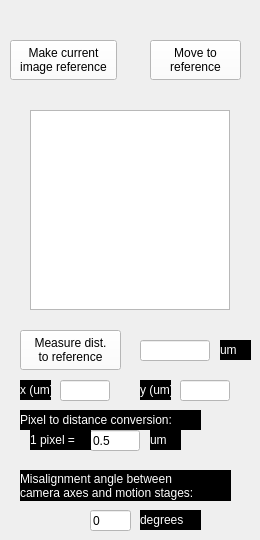
      <widget class="QWidget" name="automaticMotionTab">
       <attribute name="title">
        <string>Automatic motion</string>
       </attribute>
       <widget class="QPushButton" name="referenceButton">
        <property name="geometry">
         <rect>
          <x>10</x>
          <y>40</y>
          <width>107</width>
          <height>40</height>
         </rect>
        </property>
        <property name="sizePolicy">
         <sizepolicy hsizetype="Fixed" vsizetype="Fixed">
          <horstretch>0</horstretch>
          <verstretch>0</verstretch>
         </sizepolicy>
        </property>
        <property name="styleSheet">
         <string notr="true">color: rgb(0, 0, 0);
background-color: rgb(255, 255, 255);</string>
        </property>
        <property name="text">
         <string>Make current
image reference</string>
        </property>
       </widget>
       <widget class="PlotWidget" name="referenceImagePlot">
        <property name="enabled">
         <bool>true</bool>
        </property>
        <property name="geometry">
         <rect>
          <x>30</x>
          <y>110</y>
          <width>200</width>
          <height>200</height>
         </rect>
        </property>
        <property name="sizePolicy">
         <sizepolicy hsizetype="Expanding" vsizetype="Expanding">
          <horstretch>10</horstretch>
          <verstretch>0</verstretch>
         </sizepolicy>
        </property>
        <property name="minimumSize">
         <size>
          <width>200</width>
          <height>200</height>
         </size>
        </property>
       </widget>
       <widget class="QPushButton" name="moveToRefBtn">
        <property name="geometry">
         <rect>
          <x>150</x>
          <y>40</y>
          <width>91</width>
          <height>40</height>
         </rect>
        </property>
        <property name="sizePolicy">
         <sizepolicy hsizetype="Fixed" vsizetype="Fixed">
          <horstretch>0</horstretch>
          <verstretch>0</verstretch>
         </sizepolicy>
        </property>
        <property name="styleSheet">
         <string notr="true">color: rgb(0, 0, 0);
background-color: rgb(255, 255, 255);</string>
        </property>
        <property name="text">
         <string>Move to
reference</string>
        </property>
       </widget>
       <widget class="QPushButton" name="measDistToRefBtn">
        <property name="geometry">
         <rect>
          <x>20</x>
          <y>330</y>
          <width>101</width>
          <height>40</height>
         </rect>
        </property>
        <property name="sizePolicy">
         <sizepolicy hsizetype="Fixed" vsizetype="Fixed">
          <horstretch>0</horstretch>
          <verstretch>0</verstretch>
         </sizepolicy>
        </property>
        <property name="styleSheet">
         <string notr="true">color: rgb(0, 0, 0);
background-color: rgb(255, 255, 255);</string>
        </property>
        <property name="text">
         <string>Measure dist.
to reference</string>
        </property>
       </widget>
       <widget class="QLineEdit" name="distToRefLine">
        <property name="enabled">
         <bool>false</bool>
        </property>
        <property name="geometry">
         <rect>
          <x>140</x>
          <y>340</y>
          <width>70</width>
          <height>21</height>
         </rect>
        </property>
        <property name="sizePolicy">
         <sizepolicy hsizetype="Fixed" vsizetype="Fixed">
          <horstretch>0</horstretch>
          <verstretch>0</verstretch>
         </sizepolicy>
        </property>
        <property name="minimumSize">
         <size>
          <width>70</width>
          <height>0</height>
         </size>
        </property>
        <property name="maximumSize">
         <size>
          <width>70</width>
          <height>16777215</height>
         </size>
        </property>
        <property name="styleSheet">
         <string notr="true">color: rgb(0, 0, 0);
background-color: rgb(255, 255, 255);</string>
        </property>
        <property name="text">
         <string/>
        </property>
       </widget>
       <widget class="QLineEdit" name="pixelToDistLine">
        <property name="enabled">
         <bool>true</bool>
        </property>
        <property name="geometry">
         <rect>
          <x>90</x>
          <y>430</y>
          <width>50</width>
          <height>21</height>
         </rect>
        </property>
        <property name="sizePolicy">
         <sizepolicy hsizetype="Fixed" vsizetype="Fixed">
          <horstretch>0</horstretch>
          <verstretch>0</verstretch>
         </sizepolicy>
        </property>
        <property name="minimumSize">
         <size>
          <width>20</width>
          <height>0</height>
         </size>
        </property>
        <property name="maximumSize">
         <size>
          <width>50</width>
          <height>16777215</height>
         </size>
        </property>
        <property name="styleSheet">
         <string notr="true">color: rgb(0, 0, 0);
background-color: rgb(255, 255, 255);</string>
        </property>
        <property name="text">
         <string>0.5</string>
        </property>
       </widget>
       <widget class="QLabel" name="label_25">
        <property name="geometry">
         <rect>
          <x>20</x>
          <y>410</y>
          <width>181</width>
          <height>20</height>
         </rect>
        </property>
        <property name="sizePolicy">
         <sizepolicy hsizetype="Minimum" vsizetype="Fixed">
          <horstretch>0</horstretch>
          <verstretch>0</verstretch>
         </sizepolicy>
        </property>
        <property name="styleSheet">
         <string notr="true">color: rgb(255, 255, 255);
background-color: rgb(0, 0, 0);</string>
        </property>
        <property name="text">
         <string>Pixel to distance conversion:</string>
        </property>
       </widget>
       <widget class="QLabel" name="label_26">
        <property name="geometry">
         <rect>
          <x>30</x>
          <y>430</y>
          <width>61</width>
          <height>20</height>
         </rect>
        </property>
        <property name="sizePolicy">
         <sizepolicy hsizetype="Minimum" vsizetype="Fixed">
          <horstretch>0</horstretch>
          <verstretch>0</verstretch>
         </sizepolicy>
        </property>
        <property name="styleSheet">
         <string notr="true">color: rgb(255, 255, 255);
background-color: rgb(0, 0, 0);</string>
        </property>
        <property name="text">
         <string>1 pixel =</string>
        </property>
       </widget>
       <widget class="QLabel" name="label_27">
        <property name="geometry">
         <rect>
          <x>150</x>
          <y>430</y>
          <width>31</width>
          <height>20</height>
         </rect>
        </property>
        <property name="sizePolicy">
         <sizepolicy hsizetype="Minimum" vsizetype="Fixed">
          <horstretch>0</horstretch>
          <verstretch>0</verstretch>
         </sizepolicy>
        </property>
        <property name="styleSheet">
         <string notr="true">color: rgb(255, 255, 255);
background-color: rgb(0, 0, 0);</string>
        </property>
        <property name="text">
         <string>um</string>
        </property>
       </widget>
       <widget class="QLabel" name="label_28">
        <property name="geometry">
         <rect>
          <x>20</x>
          <y>470</y>
          <width>211</width>
          <height>31</height>
         </rect>
        </property>
        <property name="sizePolicy">
         <sizepolicy hsizetype="Minimum" vsizetype="Fixed">
          <horstretch>0</horstretch>
          <verstretch>0</verstretch>
         </sizepolicy>
        </property>
        <property name="styleSheet">
         <string notr="true">color: rgb(255, 255, 255);
background-color: rgb(0, 0, 0);</string>
        </property>
        <property name="text">
         <string>Misalignment angle between
camera axes and motion stages:</string>
        </property>
       </widget>
       <widget class="QLineEdit" name="misalignmentLine">
        <property name="enabled">
         <bool>true</bool>
        </property>
        <property name="geometry">
         <rect>
          <x>90</x>
          <y>510</y>
          <width>41</width>
          <height>21</height>
         </rect>
        </property>
        <property name="sizePolicy">
         <sizepolicy hsizetype="Fixed" vsizetype="Fixed">
          <horstretch>0</horstretch>
          <verstretch>0</verstretch>
         </sizepolicy>
        </property>
        <property name="minimumSize">
         <size>
          <width>20</width>
          <height>0</height>
         </size>
        </property>
        <property name="maximumSize">
         <size>
          <width>50</width>
          <height>16777215</height>
         </size>
        </property>
        <property name="styleSheet">
         <string notr="true">color: rgb(0, 0, 0);
background-color: rgb(255, 255, 255);</string>
        </property>
        <property name="text">
         <string>0</string>
        </property>
       </widget>
       <widget class="QLabel" name="label_29">
        <property name="geometry">
         <rect>
          <x>140</x>
          <y>510</y>
          <width>61</width>
          <height>20</height>
         </rect>
        </property>
        <property name="sizePolicy">
         <sizepolicy hsizetype="Minimum" vsizetype="Fixed">
          <horstretch>0</horstretch>
          <verstretch>0</verstretch>
         </sizepolicy>
        </property>
        <property name="styleSheet">
         <string notr="true">color: rgb(255, 255, 255);
background-color: rgb(0, 0, 0);</string>
        </property>
        <property name="text">
         <string>degrees</string>
        </property>
       </widget>
       <widget class="QLabel" name="label_30">
        <property name="geometry">
         <rect>
          <x>220</x>
          <y>340</y>
          <width>31</width>
          <height>20</height>
         </rect>
        </property>
        <property name="sizePolicy">
         <sizepolicy hsizetype="Minimum" vsizetype="Fixed">
          <horstretch>0</horstretch>
          <verstretch>0</verstretch>
         </sizepolicy>
        </property>
        <property name="styleSheet">
         <string notr="true">color: rgb(255, 255, 255);
background-color: rgb(0, 0, 0);</string>
        </property>
        <property name="text">
         <string>um</string>
        </property>
       </widget>
       <widget class="QLineEdit" name="xToRefLine">
        <property name="enabled">
         <bool>false</bool>
        </property>
        <property name="geometry">
         <rect>
          <x>60</x>
          <y>380</y>
          <width>50</width>
          <height>21</height>
         </rect>
        </property>
        <property name="sizePolicy">
         <sizepolicy hsizetype="Fixed" vsizetype="Fixed">
          <horstretch>0</horstretch>
          <verstretch>0</verstretch>
         </sizepolicy>
        </property>
        <property name="minimumSize">
         <size>
          <width>50</width>
          <height>0</height>
         </size>
        </property>
        <property name="maximumSize">
         <size>
          <width>50</width>
          <height>16777215</height>
         </size>
        </property>
        <property name="styleSheet">
         <string notr="true">color: rgb(0, 0, 0);
background-color: rgb(255, 255, 255);</string>
        </property>
        <property name="text">
         <string/>
        </property>
       </widget>
       <widget class="QLabel" name="label_32">
        <property name="geometry">
         <rect>
          <x>20</x>
          <y>380</y>
          <width>31</width>
          <height>20</height>
         </rect>
        </property>
        <property name="sizePolicy">
         <sizepolicy hsizetype="Minimum" vsizetype="Fixed">
          <horstretch>0</horstretch>
          <verstretch>0</verstretch>
         </sizepolicy>
        </property>
        <property name="styleSheet">
         <string notr="true">color: rgb(255, 255, 255);
background-color: rgb(0, 0, 0);</string>
        </property>
        <property name="text">
         <string>x (um)</string>
        </property>
       </widget>
       <widget class="QLabel" name="label_33">
        <property name="geometry">
         <rect>
          <x>140</x>
          <y>380</y>
          <width>31</width>
          <height>20</height>
         </rect>
        </property>
        <property name="sizePolicy">
         <sizepolicy hsizetype="Minimum" vsizetype="Fixed">
          <horstretch>0</horstretch>
          <verstretch>0</verstretch>
         </sizepolicy>
        </property>
        <property name="styleSheet">
         <string notr="true">color: rgb(255, 255, 255);
background-color: rgb(0, 0, 0);</string>
        </property>
        <property name="text">
         <string>y (um)</string>
        </property>
       </widget>
       <widget class="QLineEdit" name="yToRefLine">
        <property name="enabled">
         <bool>false</bool>
        </property>
        <property name="geometry">
         <rect>
          <x>180</x>
          <y>380</y>
          <width>50</width>
          <height>21</height>
         </rect>
        </property>
        <property name="sizePolicy">
         <sizepolicy hsizetype="Fixed" vsizetype="Fixed">
          <horstretch>0</horstretch>
          <verstretch>0</verstretch>
         </sizepolicy>
        </property>
        <property name="minimumSize">
         <size>
          <width>50</width>
          <height>0</height>
         </size>
        </property>
        <property name="maximumSize">
         <size>
          <width>50</width>
          <height>16777215</height>
         </size>
        </property>
        <property name="styleSheet">
         <string notr="true">color: rgb(0, 0, 0);
background-color: rgb(255, 255, 255);</string>
        </property>
        <property name="text">
         <string/>
        </property>
       </widget>
      </widget>
